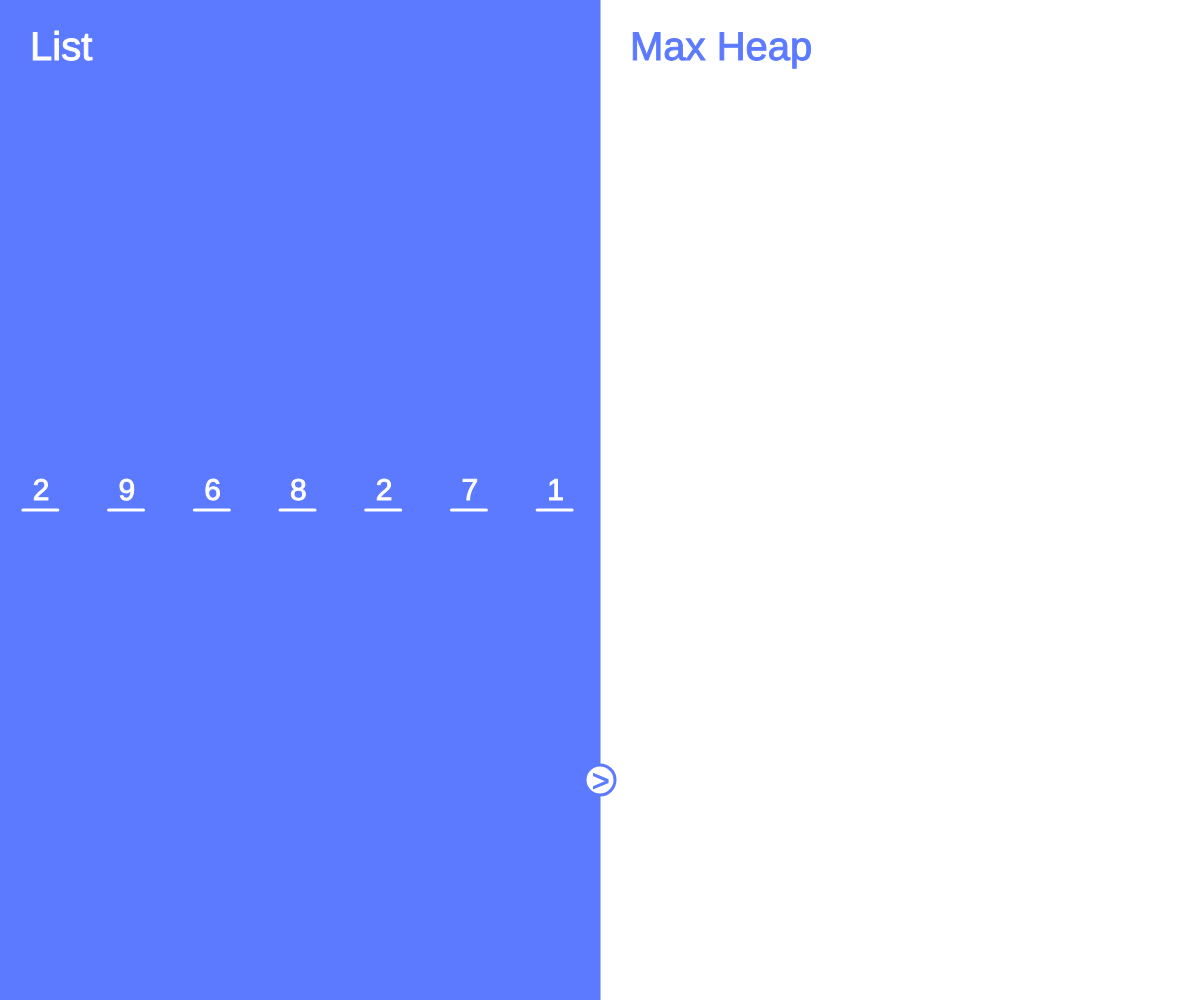
Frame 1 (no input)
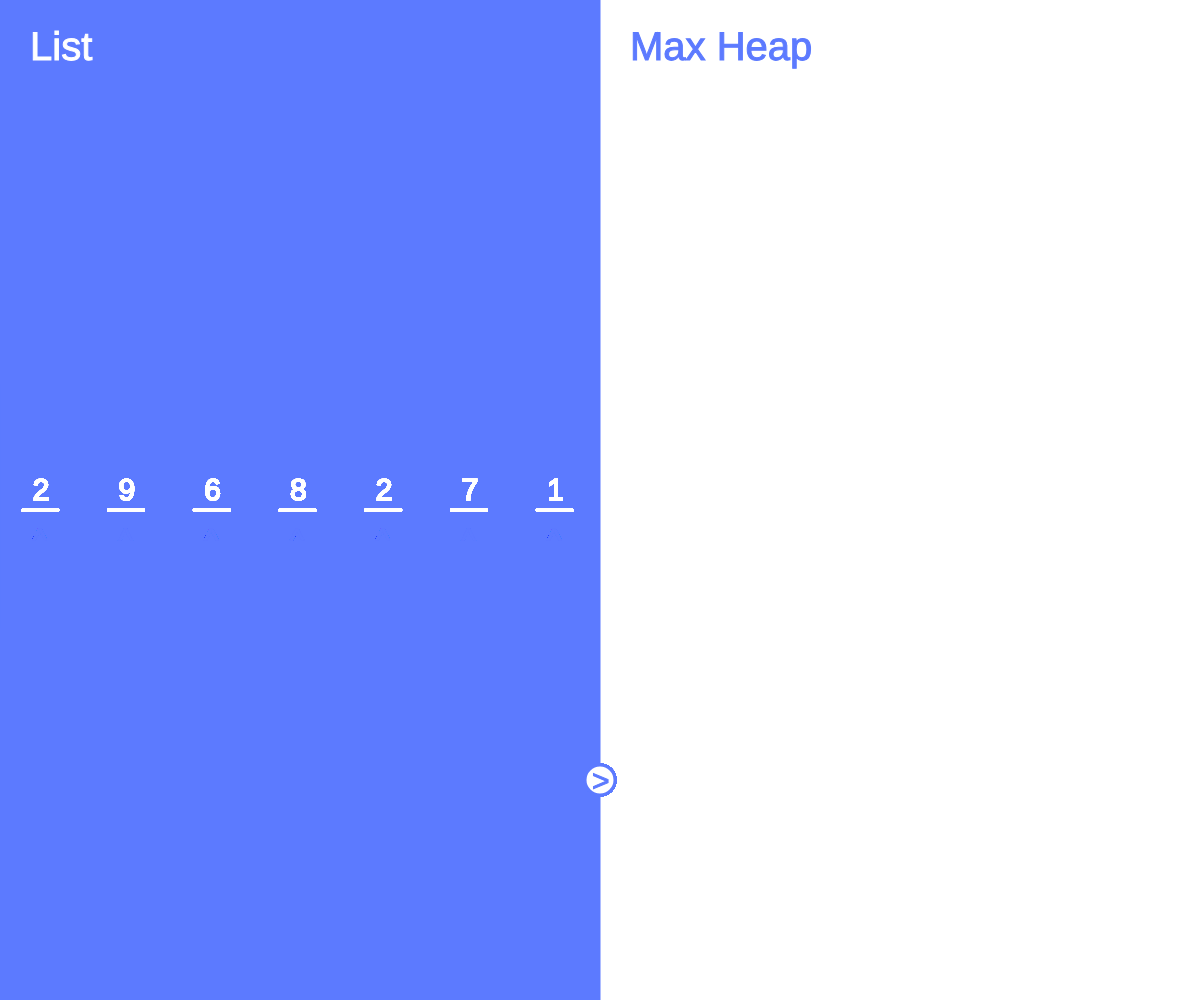
Frame 60 (no input)
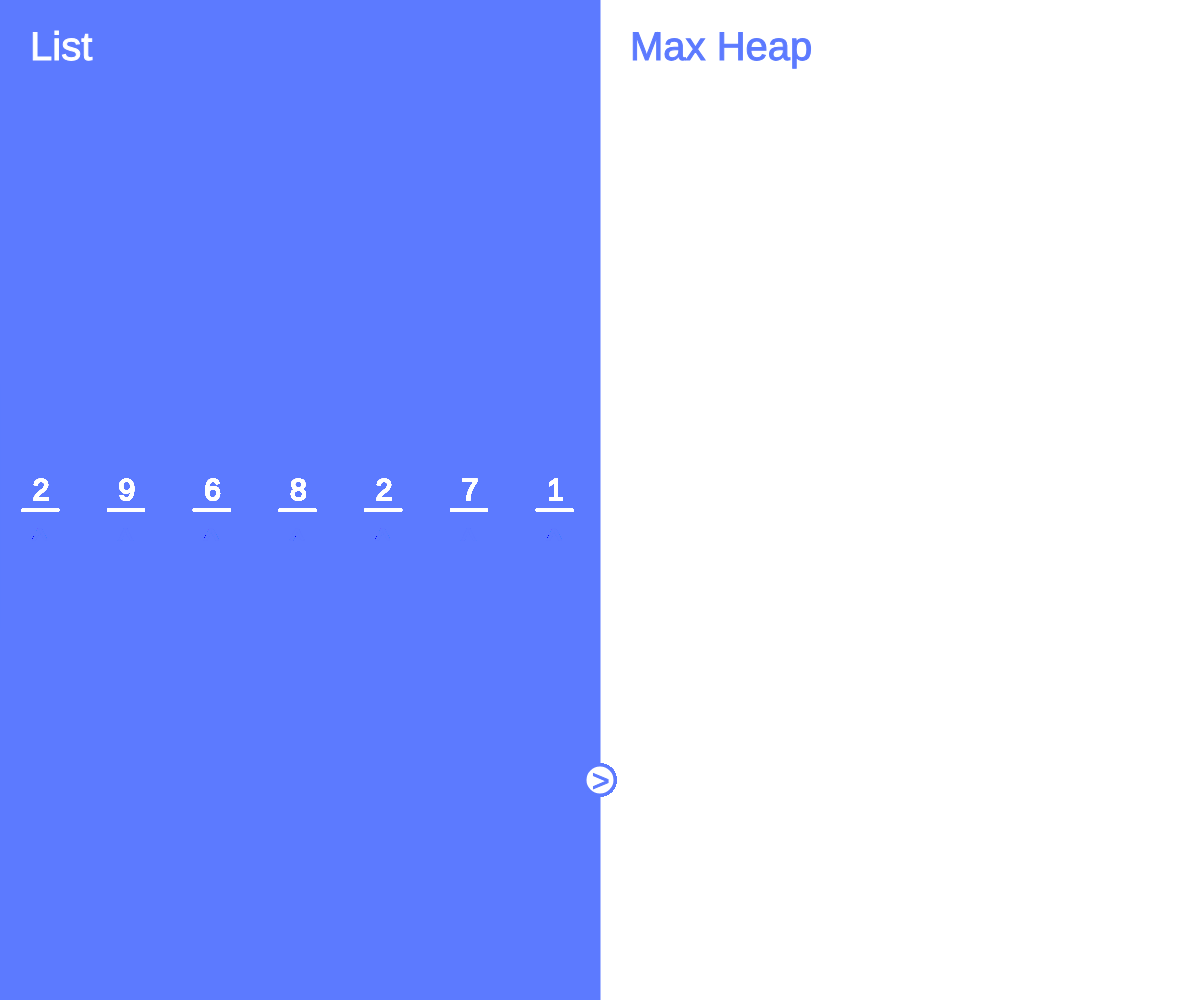
Frame 120 (the mouse pressed at the canvas centre since frame 60)

The p5.js sketch that drew these frames (run headless with seeded random() and noise() and a simulated clock; from frame 60 on, the mouse is pressed at the canvas centre):

// p5.js sketch
// ── sketch.js
/*the bug is that nodes only bubble max once, and bubbling only works with some sets of numbers*/
/*would be cool to have the list get updated as it heaps */
var X_OFFSET = 140;
var Y_OFFSET = 90;
var test_array;
var test_heap;
//var bub1;
function setup() {
  var cnv = createCanvas(windowWidth, windowHeight);
  background(255, 255, 255);
  fill('#5C7AFF');
  stroke('#5C7AFF');
  rect(0, 0, windowWidth/2, windowHeight);

  fill('#FFFFFF');
  stroke('#FFFFFF');
  textSize(40);
  text("List", 30, 60);
  fill('#5C7AFF');
  stroke('#5C7AFF');
  text("Max Heap", 30 + windowWidth/2, 60);

  test_array = ['2', '9', '6', '8', '2', '7', '1'];
  test_heap = new Heap(test_array);
  console.log(test_heap);
  // console.log(test_bub_array[4]);
  // console.log(test_bub_array[5]);
  // bub1 = new Bubble('1');
  // bub1.position = new Position(windowWidth/2, windowHeight/6);
}

function draw() {
  //bub1.display();
  textSize(30);
  next_Button_Display();
  /*displaying the bubbles*/
  for (var i = 0; i < test_heap.final_bubbles.length; i++) {
    if (test_heap.final_bubbles[i].position != null) {
      if (test_heap.final_bubbles[i].color == 0) {
        fill('#5C7AFF');
        stroke('#5C7AFF');
      }
      else {
        fill('#59D2FE');
        stroke('#59D2FE');
      }
       strokeWeight(1);
       ellipse(test_heap.final_bubbles[i].position.x, test_heap.final_bubbles[i].position.y, 80, 80);
       stroke('#FFFFFF');
       fill('#FFFFFF');
       text(test_heap.final_bubbles[i].number, test_heap.final_bubbles[i].position.x - 9, test_heap.final_bubbles[i].position.y + 9);
    }
  }

  for (var i = 0; i < test_heap.bubble_array.length; i++) {
    strokeWeight(1);
    if (test_heap.current_bubble_index == i + 1) {
      fill('#59D2FE');
      stroke('#59D2FE');
      text("^", test_heap.bubble_array[i].array_position.x, test_heap.bubble_array[i].array_position.y + 50);
    }
    else {
      fill('#5C7AFF');
      stroke('#5C7AFF');
      text("^", test_heap.bubble_array[i].array_position.x, test_heap.bubble_array[i].array_position.y + 50);
      stroke('#FFFFFF');
      fill('#FFFFFF');
    }
    text(test_heap.bubble_array[i].number, test_heap.bubble_array[i].array_position.x, test_heap.bubble_array[i].array_position.y);
    strokeWeight(3);
    line(test_heap.bubble_array[i].array_position.x - 10, test_heap.bubble_array[i].array_position.y + 10, test_heap.bubble_array[i].array_position.x + 25, test_heap.bubble_array[i].array_position.y + 10);
  }
}

function mousePressed() {
  var d = dist(mouseX, mouseY, windowWidth/2, windowHeight*(3/4) + 30);
  if (d < 15) {
    if (test_heap.sorted == 0) {
      var heaped = test_heap.heapify();
      if (heaped == 1) {
        window.alert("CONGRATS BITCH YOU HEAPIFIED THIS LIST! get back to ur heaps of hw")
      }
      console.log(test_heap);
      //test_heap.display();
      return 1;
    }
  return 0
  }
  // if (d < )
}
function next_Button_Display() {
  fill('#FFFFFF');
  strokeWeight(3);
  stroke('#5C7AFF');
  circle(windowWidth/2, windowHeight*(3/4) + 30, 30, 30);
  fill('#5C7AFF');
  strokeWeight(1);
  stroke('#5C7AFF');
  text('>', windowWidth/2 - 8, windowHeight*(3/4) + 9 + 2 + 30);
}

function windowResized() {
  resizeCanvas(windowWidth, windowHeight);
}

function arrayToBubble(num_arr) {
  counter = 1;
  var bubble_array = new Array(num_arr.length);
  for (var i = 0; i < num_arr.length; i++) {
    var temp_bubble = new Bubble(num_arr[i]);
    temp_bubble.array_position = new Position(counter*(windowWidth/(2*num_arr.length)) - windowWidth/(4*num_arr.length) - 10, windowHeight/2);
    counter ++;
    bubble_array[i] = temp_bubble;
  }
  return assignBubbleProperties(bubble_array);
  /*assign parents, children, and positions of bubbles*/
}

function assignBubbleProperties(bubble_array) {
  /*the first element of the bubble array*/
  var counter = 1;
  var line = Math.pow(2, counter);
  var root = bubble_array[0];
  root.position = new Position(windowWidth*(3/4), windowHeight/4);
  if (bubble_array.length == 2) {
    root.children = [bubble_array[1]];
    root.children[0].position = new Position(root.position.x - X_OFFSET, root.position.y + Y_OFFSET);
  }
  else if (bubble_array.length > 2) {
    root.children = [bubble_array[1], bubble_array[2]];
    root.children[0].position = new Position(root.position.x - X_OFFSET, root.position.y + Y_OFFSET);
    root.children[1].position = new Position(root.position.x + X_OFFSET, root.position.y + Y_OFFSET);
  }
  /*the rest of the bubble array*/
  for (var i = 1; i < bubble_array.length; i++) {
    if (line == 0) {
      counter ++;
      line = Math.pow(2, counter);
    }
    var current = bubble_array[i];
    current.parent = bubble_array[Math.floor((i-1)/2)];
    //console.log(current.parent);
    if ((2*i + 2) < bubble_array.length) {
      current.children = [bubble_array[2*i + 1], bubble_array[2*i + 2]];
      current.children[0].position = new Position(current.position.x - (0.5*counter)*X_OFFSET, current.position.y + (1.7*counter)*Y_OFFSET);
      current.children[1].position = new Position(current.position.x + (0.5*counter)*X_OFFSET, current.position.y + (1.7*counter)*Y_OFFSET);
    }
    else if ((2*i + 1) < bubble_array.length) {
      current.children = [bubble_array[2*i + 1]];
      current.children[0].position = new Position(current.position.x - (0.5*counter)*X_OFFSET, current.position.y + (1.7*Y_OFFSET));
    }
  }
  line --;
  return bubble_array;
}

class Heap {
  constructor(num_array) {
    this.sorted = 0;
    //this.round_sorted = 1;

    this.num_array = num_array;
    this.bubble_array = arrayToBubble(num_array);

    this.current_bubble_index = 0;
    this.final_bubble_index = 0;

    this.final_nums = [];
    this.final_bubbles = [];
  }

  heapify() {
    //console.log(this);
    //console.log(this.final_bubbles);
    //console.log(test_heap);
    var bub = this.bubble_array[this.current_bubble_index]
    if (this.current_bubble_index >= this.bubble_array.length) {
      this.sorted = 1;
      //this.display();
      //console.log(1);
      return 1;
    }
    else if (this.final_bubble_index == 0) {
      this.final_nums.push(bub.number);
      this.final_bubbles = arrayToBubble(this.final_nums);
      this.final_bubble_index = this.final_bubbles.length - 1;
      if (this.final_bubbles.length > 0) {
        this.final_bubbles[0].color = 0;
        this.final_bubbles[this.final_bubble_index].color = 1;
      }
      this.current_bubble_index += 1;
      //this.display();
      //console.log(2);
      // this.final_bubbles.push(this.bubble_array[this.current_bubble_index]);
      // this.final_bubbles = assignBubbleProperties(this.final_bubbles);
      // this.final_bubble_index = this.final_bubbles.length - 1;
      // this.current_bubble_index += 1;
      return 0;
    }
    else if (this.final_nums[this.final_bubble_index] > this.final_nums[Math.floor((this.final_bubble_index - 1)/2)]) {
      var temp = this.final_nums[this.final_bubble_index];
      this.final_nums[this.final_bubble_index] = this.final_nums[Math.floor((this.final_bubble_index - 1)/2)];
      this.final_nums[Math.floor((this.final_bubble_index - 1)/2)] = temp;
      this.final_bubble_index = Math.floor((this.final_bubble_index - 1)/2);
      this.final_bubbles = arrayToBubble(this.final_nums);
      this.final_bubbles[this.final_bubble_index].color = 1;
      //this.display();
      //console.log(3);
      // var temp = this.final_bubbles[this.final_bubble_index];
      // this.final_bubbles[this.final_bubble_index] = this.final_bubbles[this.final_bubble_index].parent;
      // this.final_bubbles[this.final_bubble_index].parent = temp;
      // this.final_bubbles = assignBubbleProperties(this.final_bubbles);
      return 0;
    }
    else {
      this.final_nums.push(bub.number);
      this.final_bubbles = arrayToBubble(this.final_nums);
      this.final_bubble_index = this.final_bubbles.length - 1;
      this.final_bubbles[this.final_bubble_index].color = 1;
      this.current_bubble_index += 1;
      //this.display();
      //console.log(4);
      return 0;
    }


  }

  swap() {

  }

  display() {
    for (var i = 0; i < this.final_bubble_index; i++) {
      //console.log(this.final_bubble_index);
      //console.log(this.final_bubbles[this.final_bubble_index]);
      this.final_bubbles[this.final_bubble_index].display();
      //console.log(this.final_bubbles[this.final_bubble_index]);
        //console.log(this.final_bubbles[this.final_bubble_index]);
    }
  }

  display_Array() {

  }
}

class Bubble {
  constructor(number) {
    this.number = number;
    //this.bubble = bubble;
    this.parent = null;
    this.children = null;
    this.position = null;
    this.array_position = null;
    this.color = 0;
    // if (this.parent == null) {
    //   this.x = windowWidth/2;
    //   this.y = windowHeight/2;
    // }
    /*implement position setting*/
  }

  display() {
    //image(this.bubble, this.position.x, this.position.y, this.bubble.width/2, this.bubble.height/2);
    fill('#5C7AFF');
    strokeWeight(1);
    stroke('#5C7AFF');
    ellipse(this.position.x, this.position.y, 80, 80);
    stroke('#FFFFFF');
    fill('#FFFFFF');
    text(this.number, this.position.x - 9, this.position.y + 9);
    //console.log(this);
  }
}

class Position {
  constructor(x, y) {
    this.x = x;
    this.y = y;
  }
  change_X(new_x) {
    this.x = new_x;
  }
  change_Y(new_y) {
    this.y = new_y;
  }
}
